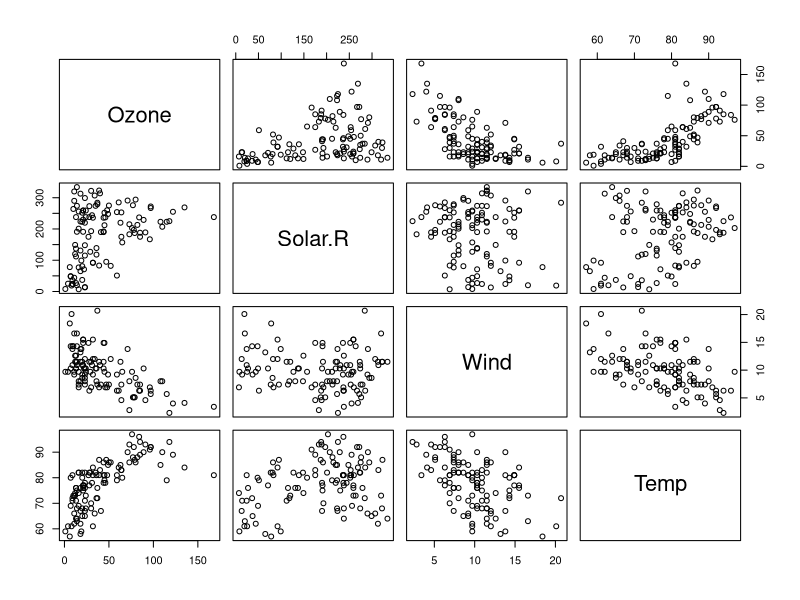
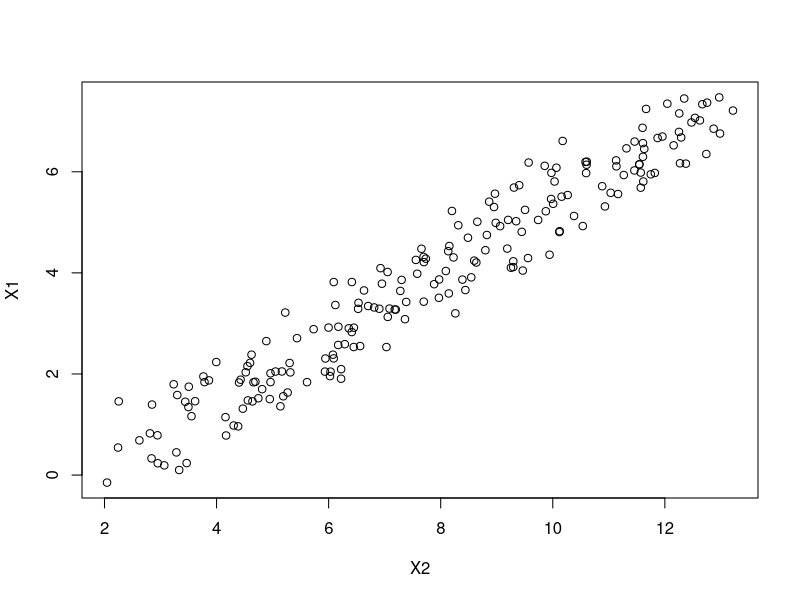
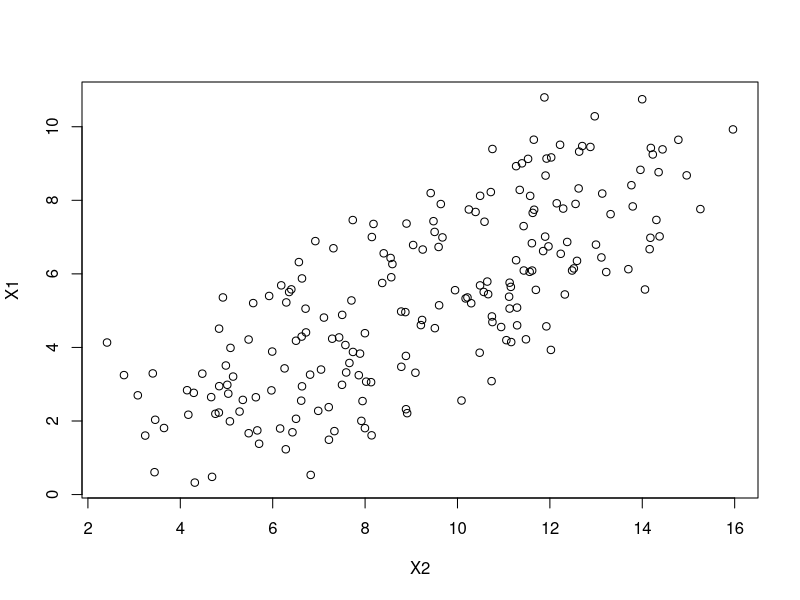
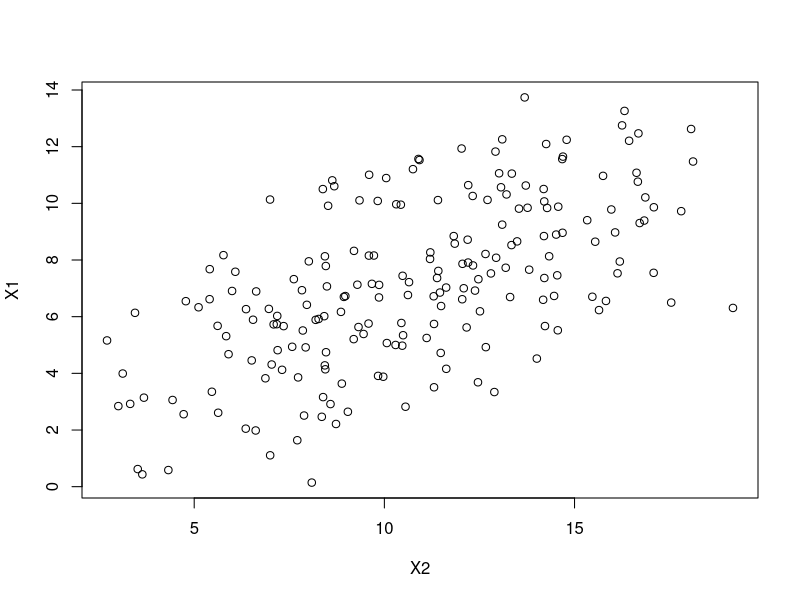
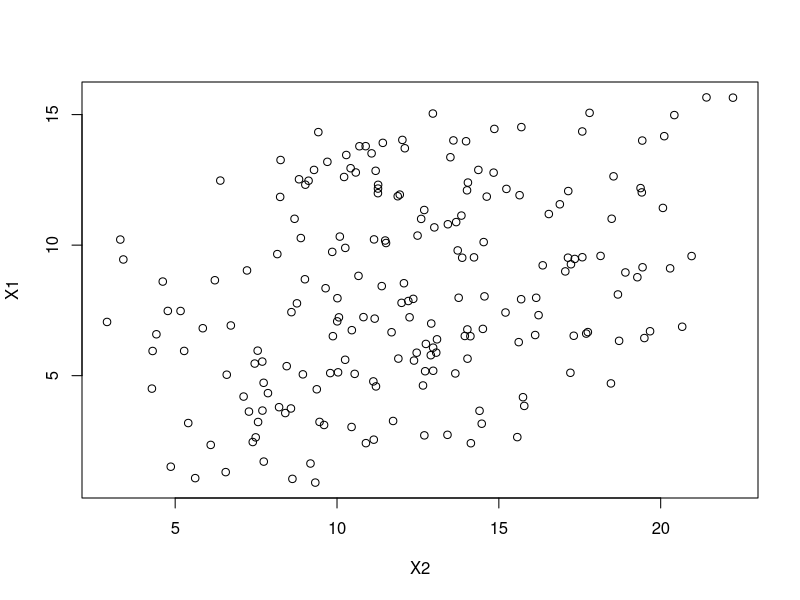

R code for these plots, in order:
data("airquality")
head(airquality,15)
library(dplyr)
airquality1=airquality %>%
  subset(is.na(Solar.R)==FALSE & is.na(Ozone)==FALSE)
head(airquality1)
pairs(airquality1[,c(1:4)])
cor(airquality[,c(1:4)], use="na.or.complete")

# Exercise 1
Y=seq(from=0,to=20,by=0.1)
X1=(Y-2)/3+runif(length(Y),min=0.5,max=2)
X2=(Y+3)/2+runif(length(Y),min=0.5,max=2)
df=as.data.frame(cbind(Y,X1,X2))
summary(lm(Y~X1,data=df))    # Estimate X1=2.83209
summary(lm(Y~X2,data=df))    # Estimate X2=1.95685
summary(lm(Y~X1+X2,data=df)) # Estimate X1=0.82615; Estimate X2=1.41249
plot(X1~X2)
cor(X1,X2) # cor=0.9659445

Y=seq(from=0,to=20,by=0.1)
X1=(Y-2)/3+runif(length(Y),min=0.5,max=5)
X2=(Y+3)/2+runif(length(Y),min=0.5,max=5)
df=as.data.frame(cbind(Y,X1,X2))
summary(lm(Y~X1,data=df))    # Estimate X1=2.03994
summary(lm(Y~X2,data=df))    # Estimate X2=1.77750
summary(lm(Y~X1+X2,data=df)) # Estimate X1=0.87655; Estimate X2=1.26782
plot(X1~X2)
cor(X1,X2) # cor=0.7530003

Y=seq(from=0,to=20,by=0.1)
X1=(Y-2)/3+runif(length(Y),min=0.5,max=8)
X2=(Y+3)/2+runif(length(Y),min=0.5,max=8)
df=as.data.frame(cbind(Y,X1,X2))
summary(lm(Y~X1,data=df))    # Estimate X1=1.2953
summary(lm(Y~X2,data=df))    # Estimate X2=1.29108
summary(lm(Y~X1+X2,data=df)) # Estimate X1=0.71353; Estimate X2=1.02872
plot(X1~X2)
cor(X1,X2) # cor=0.5469083

Y=seq(from=0,to=20,by=0.1)
X1=(Y-2)/3+runif(length(Y),min=0.5,max=11)
X2=(Y+3)/2+runif(length(Y),min=0.5,max=11)
df=as.data.frame(cbind(Y,X1,X2))
summary(lm(Y~X1,data=df))    # Estimate X1=0.86582
summary(lm(Y~X2,data=df))    # Estimate X2=0.93054
summary(lm(Y~X1+X2,data=df)) # Estimate X1=0.61824; Estimate X2=0.74001
plot(X1~X2)
cor(X1,X2) # cor=0.3247468
## As the noise of X1 and X2 increases (less correlated between X1 and X2),
## the difference of coefficient estimate between model with single predictor variable and model with two predictor variables decreases.
## Which shows that multi-collinearity (predictor variables are highly correlated with each other)
## will make it difficult to interpret the effect of each idividual predictor variable on response variables when other predictors are held constant

# Exercise 2
mod1=lm(Temp~Wind,data=airquality1)
summary(mod1)
mod2=lm(Temp~Wind+Solar.R,data=airquality1)
summary(mod2)
mod3=lm(Temp~Wind+Solar.R+Ozone,data=airquality1)
summary(mod3)

res1=residuals(mod1)
RSS1=sum(res1^2) # RSS1=7520.672
n=111
p1=2
res2=residuals(mod2)
RSS2=sum(res2^2) # RSS2=6979.596
n=111
p2=3
res3=residuals(mod3)
RSS3=sum(res3^2) # RSS3=4996.601
n=111
p3=4
## F statistics of mod1 and mod2
F12=(((RSS1-RSS2)/(p2-p1))/(RSS2/(n-p2))) # F12=8.373933
F23=(((RSS2-RSS3)/(p3-p2))/(RSS3/(n-p3))) # F23=42.46303
F13=(((RSS1-RSS3)/(p3-p1))/(RSS3/(n-p3))) # F13=27.02593
p12=(1-pf(F12,1,108)) # p12=0.004605629
p23=(1-pf(F23,1,107)) # p23=2.423506e-09
p13=(1-pf(F13,2,107)) # p13=3.157663e-10
### From RSS, we can tell that RSS3<RSS2<RSS1, which means mod3 explains more response variables than mod2 and mod1.
### Based on p-value<0.05, three models are significantly different from one another.
### Therefore, mod3 explains significantly greater amount of response variances comparing to mod2 and to mod1
### because the probability for mod1 to explain the same amount of variances as mod3 is 3.157663e-10
### and the probability for mod2 to explain the same amount of variances as mod3 is 2.423506e-09
### And thus, mod3 can provide resonable estimate of regreassion coefficients.

##### Oscar: Not necessary. Explaining more variance does not mean there is no correlation among independent variables.
#####        Whether a regression coefficient is reasonable depends on whether this varaible is correlated with others.
#####        Also, In the f-test output, model3 is actually being compared to model 1, NOT model 2. 
#####        (-1pt for this incorrect interpretation)


# Exercise 3
AIC(mod1) # AIC(mod1)=788.9671
AIC(mod2) # AIC(mod2)=782.6779
AIC(mod3) # AIC(mod3)=747.5795
## AIC(mod1)-AIC(mod2)=6.2892
## AIC(mod2)-AIC(mod3)=35.0984
## AIC(mod1)-AIC(mod3)=41.3876
### The smaller the AIC is, the less information is being lost.
### mod3 has the smallest AIC, and the differences between mod3 and mod2, and between mod3 and mod1 are greatern than 10.
### Therefore, mod3 is significantly different from mod1 and mod2, and performs better than mod1 and mod2.

##### Oscar: From AIC, the better model means the one that has higher probability to regenerate the data we observed. 
#####        Also, AIC comparison never does significant test. 
#####        We can NOT say any model is "significantly" better than others based on AIC difference.
